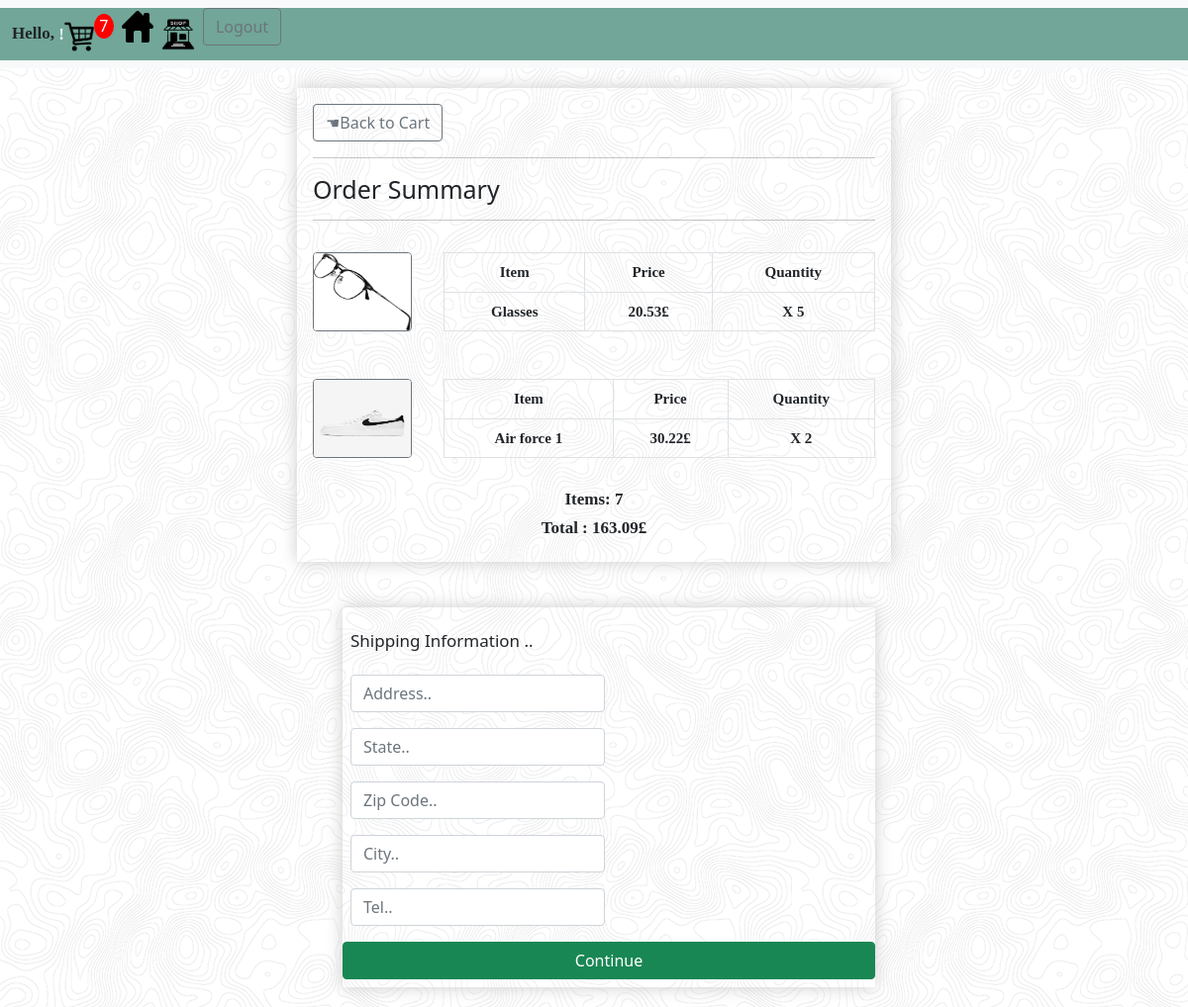
The page /checkout/ (signed in) on the database as committed earlier.
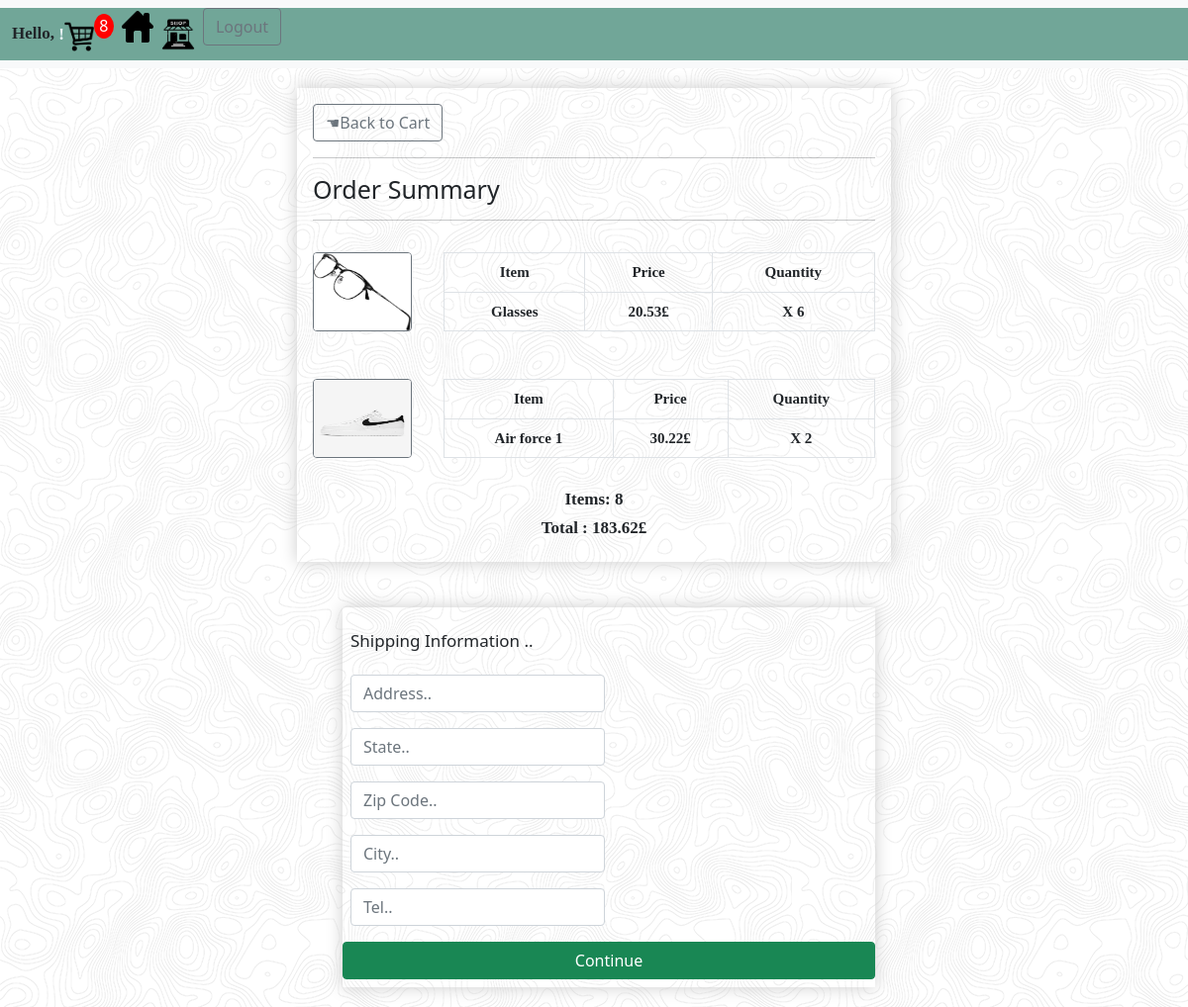
The same page on the database as committed later.
### Ecomers/models.py (models this page shows, shortened)
class OrderItem(models.Model):
    product = models.ForeignKey(Product, on_delete=models.SET_NULL, null=True, blank=True)
    order = models.ForeignKey(Order, on_delete=models.SET_NULL, null=True, blank=True)
    quantity = models.IntegerField(default=0, null=True, blank=True)
    date_added = models.DateTimeField(auto_now_add=True)
    @property
    def get_total(self):
        total = self.product.price * self.quantity
        return total

class Order(models.Model):
    customer = models.ForeignKey(Customer, on_delete=models.SET_NULL, null=True, blank=True)
    date_ordered = models.DateTimeField(auto_now_add=True)
    complete = models.BooleanField(default=False, null=True, blank=False)
    transaction_id = models.CharField(max_length=100, null=True)
    @property
    def shipping(self):
        shipping = False
        orderitem = self.orderitem_set.all()
        for i in orderitem:
            if i.product.digital == False:
                shipping = True
        return shipping
    @property
    def get_cart_total(self):
        orderitems = self.orderitem_set.all()
        total = sum([item.get_total for item in orderitems])
        return total
    @property
    def get_item_total(self):
        orderitems = self.orderitem_set.all()
        total = sum([item.quantity for item in orderitems])
        return total

class Product(models.Model):
    name = models.CharField(max_length=200)
    thumbnail = models.ImageField(null=True)
    price = models.FloatField()
    digital = models.BooleanField(default=False, null=True, blank=False)
    id = models.UUIDField(default=uuid.uuid4, unique=True, primary_key=True, editable=False)
    @property
    def imageURL(self):
        try:
            url = self.thumbnail.url
        except:
            url = ''
        return url

### Ecomers/views.py (the view)
# urls.py: path('checkout/', views.checkout, name='checkout'),
def checkout(request):
    data = cartData(request)
    order = data['order']
    items = data['items']
    cart_items = data['cart_items']
    context = {'items': items, 'order': order, 'cart_items': cart_items}
    return render(request, 'Ecomers/checkout.html', context)

### Ecomers/utils.py (called while the page is built)
def cartData(request):
    if request.user.is_authenticated:
        customer = request.user.customer
        order, created = Order.objects.get_or_create(customer=customer, complete=False)
        items = order.orderitem_set.all()
        cart_items = order.get_item_total
    else:
        cookieData = cookieCart(request)
        cart_items = cookieData['cart_items']
        items = cookieData['items']
        order = cookieData['order']
    return {'items': items, 'order': order, 'cart_items': cart_items}

### Ecomers/templates/Ecomers/checkout.html (shortened to what this page needs)
{% extends 'Ecomers/main.html' %}
{% load static %}
{% block content %}
<div class="boxes">
    <div class="box-element three">
            <a class="btn btn-outline-secondary" href="{% url 'cart' %}"> &#9754;Back to Cart </a>
            <hr>
            <h1 class="Text"> Order Summary </h1>
            <hr>
            {% for items in items %}
        <div class="TableVSImage TableVSImageOne">
                <img class="thumbnail border border-secondary rounded roundedOK" src="{{items.product.imageURL}}">
             <table class="table table-bordered">
                                        <thead>
                                                <tr>
                                                        <th class="user user2">Item</th>
                                                        <th class="user user2">Price</th>
                                                        <th class="user user2">Quantity</th>
                                                </tr>
                                        </thead>
                                        <tbody>
                                                <tr>
                                                        <td class="user user2">{{items.product.name}}</td>
                                                        <td class="user user2">{{items.product.price}}£</td>
                                                        <td class="user user2"> X {{items.quantity}} </td>
                                                </tr>
                                        </tbody>
             </table>
        </div>
            {% endfor %}
        <div class="TextVSTables">
            <h3 class="ItemsTotal user"> Items: {{order.get_item_total}}</h3>
            <h3 class="ItemsTotal user"> Total : {{order.get_cart_total|floatformat:2}}£</h3>
        </div>
    </div>
        <div class="three formm">
            <form method="post" id="form">
                    <div class="box-element two" id="form-wrapper">
                      <div class="row g-3 align-items-center">
                          <div id="ShippingI">
                              <div class="row g-3 align-items-center">
                                  <h4 class="ShippingInfo"> Shipping Information .. </h4>
                                  <div class="col-auto">
                                    <input type="text" class="form-control" placeholder="Address.." name="Address">
                                  </div>
                                  <div class="col-auto">
                                    <input type="text" class="form-control" placeholder="State.." name="State">
                                  </div>
                                  <div class="col-auto">
                                    <input type="text" class="form-control" placeholder="Zip Code.." name="ZipCode">
                                  </div>
                                  <div class="col-auto">
                                    <input type="text" class="form-control" placeholder="City.." name="City">
                                  </div>
                                  <div class="col-auto">
                                    <input type="text" class="form-control" placeholder="Tel.." name="Tel">
                                  </div>
                              </div>
                          </div>
                          <input id="form-button" class="btn btn-success" type="submit" value="Continue">
                      </div>
                    </div>
            </form>
    </div>
</div>
{% endblock content %}

Rows that differ between the two databases and show on the page:
changed OrderItem "Glasses": quantity "5" → "6"
changed through a linked row, Order: get_item_total "7" → "8"; get_cart_total "163.09" → "183.62"
Other text that changed with them:
{{ cart_items }}: "7" → "8"
